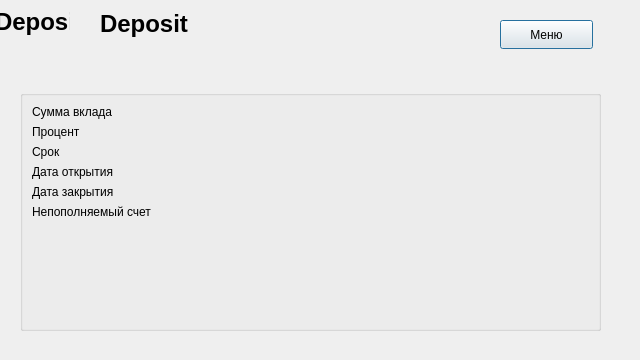
<?xml version="1.0" encoding="UTF-8"?>
<ui version="4.0">
 <class>Deposit</class>
 <widget class="QDialog" name="Deposit">
  <property name="geometry">
   <rect>
    <x>0</x>
    <y>0</y>
    <width>640</width>
    <height>360</height>
   </rect>
  </property>
  <property name="windowTitle">
   <string>Dialog</string>
  </property>
  <widget class="QPushButton" name="backButton">
   <property name="geometry">
    <rect>
     <x>500</x>
     <y>20</y>
     <width>93</width>
     <height>29</height>
    </rect>
   </property>
   <property name="text">
    <string>Меню</string>
   </property>
  </widget>
  <widget class="QLabel" name="logo">
   <property name="geometry">
    <rect>
     <x>-5</x>
     <y>5</y>
     <width>75</width>
     <height>75</height>
    </rect>
   </property>
   <property name="text">
    <string>&lt;html&gt;&lt;head/&gt;&lt;body&gt;&lt;p&gt;&lt;span style=&quot; font-size:xx-large; font-weight:700;&quot;&gt;Deposit&lt;/span&gt;&lt;/p&gt;&lt;p&gt;&lt;br/&gt;&lt;/p&gt;&lt;/body&gt;&lt;/html&gt;</string>
   </property>
  </widget>
  <widget class="QLabel" name="label_5">
   <property name="geometry">
    <rect>
     <x>100</x>
     <y>10</y>
     <width>190</width>
     <height>60</height>
    </rect>
   </property>
   <property name="text">
    <string>&lt;html&gt;&lt;head/&gt;&lt;body&gt;&lt;p&gt;&lt;span style=&quot; font-size:xx-large; font-weight:700;&quot;&gt;Deposit&lt;/span&gt;&lt;/p&gt;&lt;p&gt;&lt;br/&gt;&lt;/p&gt;&lt;/body&gt;&lt;/html&gt;</string>
   </property>
  </widget>
  <widget class="QGroupBox" name="groupBox_2">
   <property name="geometry">
    <rect>
     <x>20</x>
     <y>90</y>
     <width>581</width>
     <height>241</height>
    </rect>
   </property>
   <property name="title">
    <string/>
   </property>
   <layout class="QFormLayout" name="formLayout_3">
    <item row="0" column="0">
     <widget class="QLabel" name="label_4">
      <property name="text">
       <string>Сумма вклада</string>
      </property>
     </widget>
    </item>
    <item row="0" column="1">
     <widget class="QLabel" name="depositSumLabel">
      <property name="text">
       <string/>
      </property>
     </widget>
    </item>
    <item row="1" column="0">
     <widget class="QLabel" name="label_6">
      <property name="text">
       <string>Процент</string>
      </property>
     </widget>
    </item>
    <item row="1" column="1">
     <widget class="QLabel" name="depositRateLabel">
      <property name="text">
       <string/>
      </property>
     </widget>
    </item>
    <item row="2" column="0">
     <widget class="QLabel" name="label_7">
      <property name="text">
       <string>Срок</string>
      </property>
     </widget>
    </item>
    <item row="2" column="1">
     <widget class="QLabel" name="depositTermLabel">
      <property name="text">
       <string/>
      </property>
     </widget>
    </item>
    <item row="3" column="0">
     <widget class="QLabel" name="label_8">
      <property name="text">
       <string>Дата открытия</string>
      </property>
     </widget>
    </item>
    <item row="3" column="1">
     <widget class="QLabel" name="depositStartLabel">
      <property name="text">
       <string/>
      </property>
     </widget>
    </item>
    <item row="4" column="0">
     <widget class="QLabel" name="label_9">
      <property name="text">
       <string>Дата закрытия</string>
      </property>
     </widget>
    </item>
    <item row="4" column="1">
     <widget class="QLabel" name="depositEndLabel">
      <property name="text">
       <string/>
      </property>
     </widget>
    </item>
    <item row="5" column="0">
     <widget class="QLabel" name="label">
      <property name="text">
       <string>Непополняемый счет</string>
      </property>
     </widget>
    </item>
    <item row="5" column="1">
     <widget class="QLabel" name="depositCheckLabel">
      <property name="text">
       <string/>
      </property>
     </widget>
    </item>
   </layout>
  </widget>
 </widget>
 <resources/>
 <connections/>
</ui>
